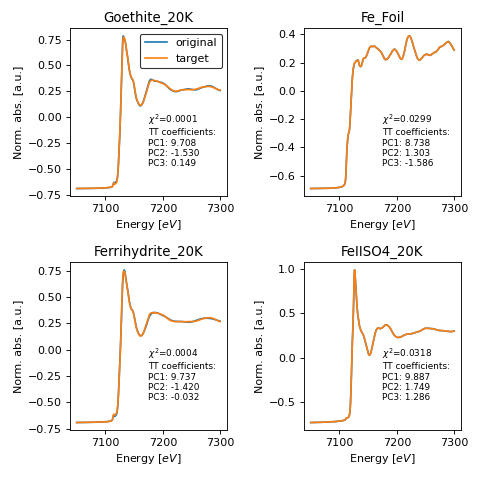

Write the Python code that produced this figure.
import matplotlib.pyplot as plt
from araucaria.testdata import get_testpath
from araucaria import Dataset
from araucaria.io import read_collection_hdf5
from araucaria.xas import pre_edge
from araucaria.stats import pca, target_transform
from araucaria.plot import fig_target_transform
fpath      = get_testpath('Fe_database.h5')
collection = read_collection_hdf5(fpath)
collection.apply(pre_edge)
model      = pca(collection, pca_region='xanes', ncomps=3,
                 pca_range=[7050,7300])
data       = target_transform(model, collection)
fig, axes  = fig_target_transform(data, model)
legend     = axes[0,0].legend(loc='upper right', edgecolor='k')
fig.tight_layout()
plt.show(block=False)
